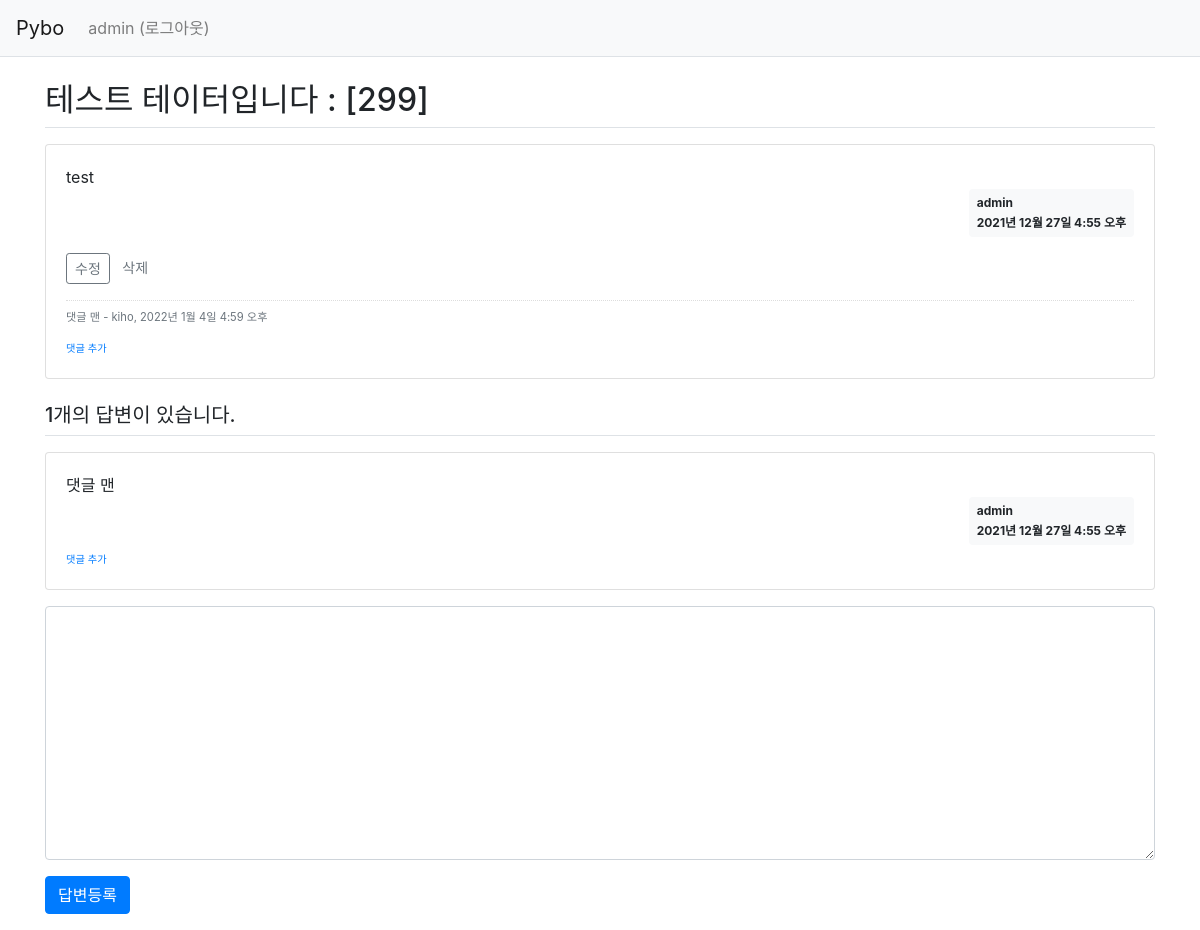
The app's page /pybo/307/ (signed in) with its own data.
### pybo/models.py (models this page shows, shortened)
class Question(models.Model):
    subject = models.CharField(max_length=200) # 글자 수 제한하려면 charField
    content = models.TextField() # 글자수 제한 X
    create_date = models.DateTimeField() # 시간
    modify_date = models.DateTimeField(null=True, blank=True)  # blank = True 로 form.is_valid에서 오류 X
    author = models.ForeignKey(User, on_delete=models.CASCADE)

class Comment(models.Model):
    author = models.ForeignKey(User,on_delete=models.CASCADE)
    content = models.TextField()
    create_date = models.DateTimeField()
    modify_date = models.DateTimeField(null=True,blank=True)
    question = models.ForeignKey(Question,null=True, blank=True, on_delete=models.CASCADE)
    answer = models.ForeignKey(Answer,null=True,blank=True,on_delete=models.CASCADE)

class Answer(models.Model):
    question = models.ForeignKey(Question,on_delete=models.CASCADE) # 질문에 대한 답변이므로 foreinkey , 질문과 함께 삭제
    content = models.TextField()
    create_date = models.DateTimeField()
    modify_date = models.DateTimeField(null=True,blank=True)
    author = models.ForeignKey(User, on_delete=models.CASCADE)

### pybo/views.py (the view)
# urls.py: path('<int:question_id>/', views.detail,name = 'detail'),
def detail(request,question_id):
    question = get_object_or_404(Question,pk=question_id)
    context = {'question':question}
    return render(request,'pybo/question_detail.html',context)

### templates/pybo/question_detail.html (shortened to what this page needs)
{% extends 'base.html' %}
{% block content %}
<div class="container my-3">
    <h2 class="border-bottom py-2">{{ question.subject }}</h2>
    <div class="card my-3">
        <div class="card-body">
            <div class="card-text" style="white-space: pre-line;">{{ question.content }}</div>
            <div class="d-flex justify-content-end">
                <div class="badge badge-light p-2 text-left">
                    <div class="mb-2">{{ question.author.username }}</div>
                    <div>{{ question.create_date }}</div>
                </div>
            </div>
            {% if request.user == question.author %}
            <div class="my-3">
                <a href="{% url 'pybo:question_modify' question.id %}" class="btn btn-sm btn-outline-secondary">수정</a>
                <a href="#" class="delete btn-sm btn-outline-secondary"
                data-uri="{% url 'pybo:question_delete' question.id %}">삭제</a>
            </div>
            {% endif %}
            {% if question.comment_set.count > 0 %}
            <div class="mt-3">
                {% for comment in question.comment_set.all %}
                    <div class="comment py-2 text-muted">
                        <span style="white-space: pre-line;">{{ comment.content }}</span>
                        <span>
                            - {{ comment.author }}, {{ comment.create_date }}
                        </span>
                    </div>
                {% endfor %}
            </div>
            {% endif %}
            <div>
                <a href="{% url 'pybo:comment_create_question' question.id %}"
                   class="small"><small>댓글 추가</small></a>
            </div>
        </div>
    </div>
    <h5 class="border-bottom my-3 py-2">{{question.answer_set.count}}개의 답변이 있습니다.</h5>
    {% for answer in question.answer_set.all %}
    <div class="card my-3">
        <div class="card-body">
            <div class="card-text" style="white-space: pre-line;">{{ answer.content }}</div>
            <div class="d-flex justify-content-end">
                <div class="badge badge-light p-2 text-left">
                    <div class="mb-2">{{ question.author.username }}</div>
                    <div>{{ question.create_date }}</div>
                </div>
            </div>
            <div>
                <a href="{% url 'pybo:comment_create_answer' answer.id %}" class="small"><small>댓글 추가</small></a>
            </div>
        </div>
    </div>
    {% endfor %}
    <form action="{% url 'pybo:answer_create' question.id %}" method="post" class="my-3">
        <div class="form-group">
            <textarea name="content" id="content"
                      class="form-control" rows="10"></textarea>
        </div>
        <input type="submit" value="답변등록" class="btn btn-primary">
    </form>
</div>
{% endblock %}

### templates/navbar.html (shortened to what this page needs)
<nav class="navbar navbar-expand-lg navbar-light bg-light border-bottom">
    <a class="navbar-brand" href="{% url 'pybo:index' %}">Pybo</a>
    <div class="collapse navbar-collapse flse-grow-0" id="navbarNav">
        <ul class="navbar-nav">
            <li class="nav-item ">
                {% if user.is_authenticated %}
                <a class="nav-link" href="{% url 'common:logout' %}">
                    {{ user.username }} (로그아웃)
                </a>
                {% else %}
                <a class="nav-link" href="{% url 'common:login' %}">로그인</a>
                {% endif %}
            </li>
        </ul>
    </div>
</nav>

### static/style.css (style rules this page uses)
.comment { border-top:dotted 1px #ddd; font-size:0.7em; }

### records on screen
Question: subject "테스트 테이터입니다 : [299]", content "test", author.username "admin", create_date "2021년 12월 27일 4:55 오후", answer_set.count "1"
Comment: content "댓글 맨", author "kiho", create_date "2022년 1월 4일 4:59 오후"
Answer: content "댓글 맨"

### other values on screen
{{ user.username }} "admin"
